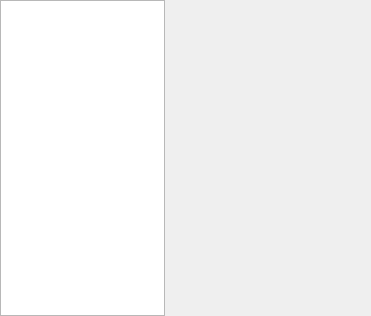
<?xml version="1.0" encoding="UTF-8"?>
<ui version="4.0">
 <class>ParticleLifeWidget</class>
 <widget class="QWidget" name="ParticleLifeWidget">
  <property name="geometry">
   <rect>
    <x>0</x>
    <y>0</y>
    <width>371</width>
    <height>316</height>
   </rect>
  </property>
  <property name="minimumSize">
   <size>
    <width>0</width>
    <height>0</height>
   </size>
  </property>
  <property name="windowTitle">
   <string>Form</string>
  </property>
  <layout class="QHBoxLayout" name="horizontalLayout">
   <property name="leftMargin">
    <number>0</number>
   </property>
   <property name="topMargin">
    <number>0</number>
   </property>
   <property name="rightMargin">
    <number>0</number>
   </property>
   <property name="bottomMargin">
    <number>0</number>
   </property>
   <item>
    <widget class="QGraphicsView" name="graphicsView">
     <property name="minimumSize">
      <size>
       <width>30</width>
       <height>30</height>
      </size>
     </property>
    </widget>
   </item>
   <item>
    <widget class="QWidget" name="widget" native="true">
     <property name="minimumSize">
      <size>
       <width>200</width>
       <height>0</height>
      </size>
     </property>
     <property name="maximumSize">
      <size>
       <width>200</width>
       <height>16777215</height>
      </size>
     </property>
    </widget>
   </item>
  </layout>
 </widget>
 <resources/>
 <connections/>
</ui>
